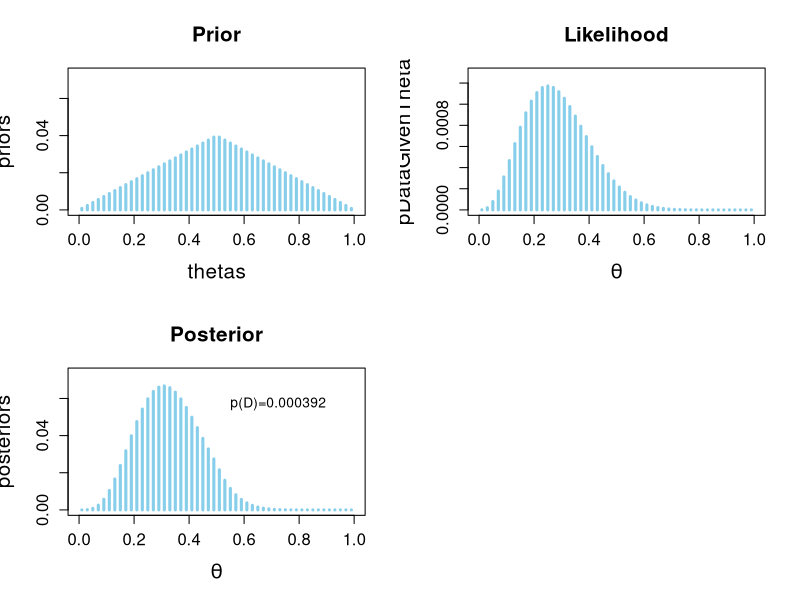
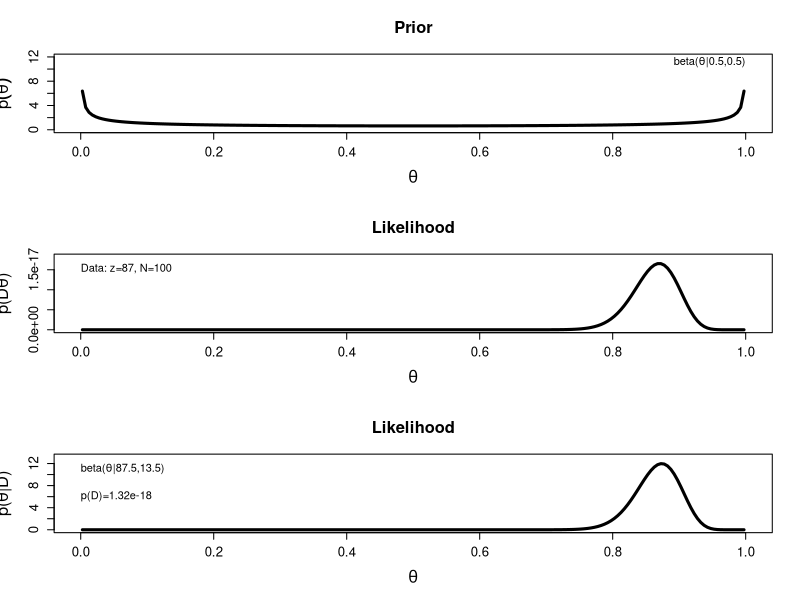
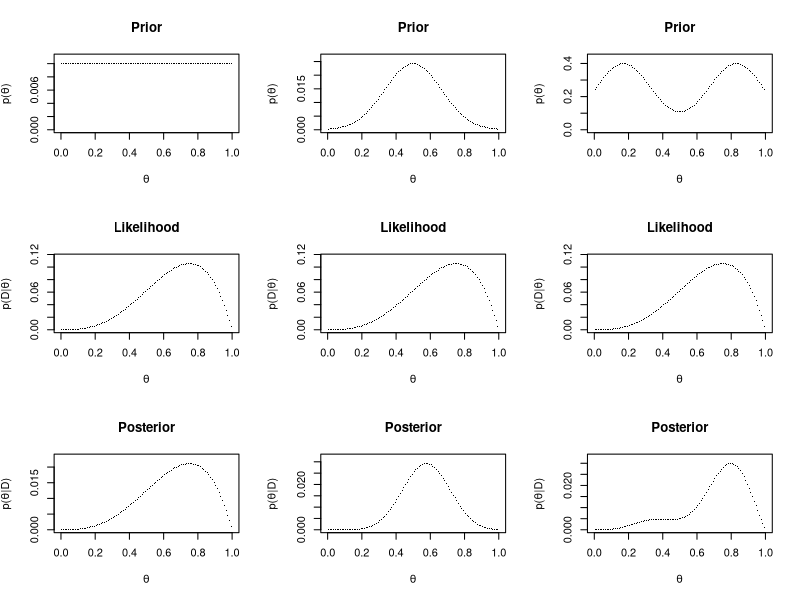

Write the R code that produced these figures, in order.
##---- Bayes Update
bayesUpdate <- function () {
    numThetas <- 50
    thetas <- seq(0.01, 0.99, len=numThetas)

    # make the probs triangular
    priors <- pmin(thetas, 1-thetas)
    priors <- priors / sum(priors)

    # 3 H 9 T
    data <- c(rep(1,3), rep(0,9))
    numHeads <- sum(data)
    numTails <- length(data) - numHeads

    # likelihood
    pDataGivenTheta = thetas^numHeads * (1-thetas)^numTails
    
    pData = sum(pDataGivenTheta*priors)
    posteriors = pDataGivenTheta * priors / pData

    par(mfrow=c(2,2))
    plot(thetas, priors, type="h", lwd=3, main="Prior",
         xlim=c(0,1), xlab=bquote(thetas),
         ylim=c(0,1.1*max(posteriors)), ylab=bquote(priors),
         cex.axis=1.2, cex.lab=1.5, cex.main=1.5, col="skyblue")

    # plot the likelihood
    plot(thetas, pDataGivenTheta, type="h", lwd=3, main="Likelihood",
     xlim=c(0,1), xlab=bquote(theta),
     ylim=c(0, 1.1*max(pDataGivenTheta)), ylab=bquote(pDataGivenTheta),
     cex.axis=1.2, cex.lab=1.5, cex.main=1.5, col="skyblue")
    
    # plot the posterior
    plot(thetas, posteriors, type="h", lwd=3, main="Posterior",
     xlim=c(0,1), xlab=bquote(theta),
     ylim=c(0, 1.1*max(posteriors)), ylab=bquote(posteriors),
     cex.axis=1.2, cex.lab=1.5, cex.main=1.5, col="skyblue")

    # show p(D)
    text(.55, .85*max(posteriors), cex=1.0, bquote("p(D)=" *.(signif(pData, 3))), adj=c(0,.5))
    
    par(mfrow=c(1,1))
}

bayesUpdate()

#----

##---- Bernoulli Beta
bernoulliBeta <- function (a=1, b=1) {
    par(mfrow=c(3, 1))
    N = 100
    data <- rbinom(N, 1, .8)
    z <- sum(data==1)

    posterior.param <- c(a+z, b+N-z)
    pData <- beta(posterior.param[1], posterior.param[2]) / beta(a, b)

    binwidth <- .005
    theta <- seq(from=binwidth/2, to=1-(binwidth/2), by=binwidth)
    pTheta <- dbeta(theta, a, b)

    # N flips, z Heads
    pDataGivenTheta <- theta^z * (1-theta)^(N-z)
    pThetaGivenData <- dbeta(theta, a+z, b+N-z)

    maxY <- max(c(pTheta, pThetaGivenData))

    # plot the prior
    plot(theta, pTheta, type="l", lwd=3, xlim=c(0,1), ylim=c(0, maxY), cex.axis=1.2,
         xlab=bquote(theta), ylab=bquote(p(theta)), cex.lab=1.5,
         main="Prior", cex.main=1.5)

    if (a > b) {
        textX <- 0
        textadj <- c(0,1)
    } else {
        textX <- 1
        textadj <- c(1,1)
    }

    text(textX, max(pThetaGivenData), bquote("beta("*theta*"|"*.(a)*","*.(b)*")" ),
         cex=1.0, adj=textadj)
    # plot the prior
    plot(theta, pDataGivenTheta, type="l", lwd=3, xlim=c(0,1), ylim=c(0, 1.1*max(pDataGivenTheta)),
         cex.axis=1.2, xlab=bquote(theta), ylab=bquote("p(D" * theta * ")"), cex.lab=1.5,
         main="Likelihood", cex.main=1.5)

    if (z>.5*N) {
        textX=0
        textadj=c(0,1)
    } else {
        textX = 1
        textadj = c(1,1)
    }
    text(textX , max(pDataGivenTheta) , cex=1.0 ,
         bquote("Data: z=" * .(z) * ", N=" * .(N) ), adj=textadj)

    # plot the posterior
    plot(theta, pThetaGivenData, type="l", lwd=3, xlim=c(0,1), ylim=c(0, 1.1*max(pThetaGivenData)),
         cex.axis=1.2, xlab=bquote(theta), ylab=bquote("p(" * theta * "|D)"), cex.lab=1.5,
         main="Likelihood", cex.main=1.5)

    if(a+z > b+N-z){
        textX=0
        textadj=c(0,1)
    } else {
        textX = 1
        textadj = c(1,1)
    }

    text(textX , max(pThetaGivenData) , cex=1.0,
         bquote("beta(" * theta * "|" * .(a+z) * "," * .(b+N-z) * ")") , adj=textadj)

    # P(D)
    text(textX, .75*max(pThetaGivenData), cex=1.0,
         bquote("p(D)=" * .(signif(pData, 3))), adj=c(0,2))

    par(mfrow=c(1,1))

    # mean of the posterior
    (z+a) / (N + a + b)
}

bernoulliBeta(.5, .5)
#----

##---- Discrete Bayes Update

bernoulliGrid <- function (thetas, priors, data) {
    z <- sum(data == 1)
    N <- length(data)

    pDataGivenTheta <- thetas^z*(1-thetas)^(N-z)
    pData <- sum(pDataGivenTheta * priors)

    pThetaGivenData <- pDataGivenTheta * priors / pData

    # plot prior
    plot(thetas, priors, pch=".", xlim=c(0,1), ylim=c(0, 1.1* max(priors)),
         main="Prior", xlab=bquote(theta), ylab=bquote("p(" * theta * ")"))
    # plot likelihood
    plot(thetas, pDataGivenTheta, pch=".", xlim=c(0,1), ylim=c(0, 1.1* max(pDataGivenTheta)),
         main="Likelihood", xlab=bquote(theta), ylab=bquote("p(D|" * theta * ")"))
    # plot posterior
    plot(thetas, pThetaGivenData, pch=".", xlim=c(0,1), ylim=c(0, 1.1* max(pThetaGivenData)),
         main="Posterior", xlab=bquote(theta), ylab=bquote("p(" * theta * "|D)"))
}

bernoulliGridSimu <- function () {
    binwidth <- 1/100
    thetas <- seq(binwidth/2, 1-binwidth/2, binwidth)
    
    # 3H 1T
    data <- c(rep(1, 3), rep(0, 1))

    # uniform distribution
    priors <- c(rep(1, length(thetas)))
    priors <- priors / sum(priors)

    par(mfcol=c(3, 3))
    bernoulliGrid(thetas, priors, data)

    # unimodal distribution
    priors <- sapply(seq(-3, 3, len=length(thetas)), dnorm)
    priors <- priors/sum(priors)
    bernoulliGrid(thetas, priors, data)

    # bimodal distribution
    priors <- sapply(seq(-3, 3, len=length(thetas)), function (x) { dnorm(x, mean=-2) })
    priors <- priors + sapply(seq(-3, 3, len=length(thetas)), function(x) { dnorm(x, mean=2) })
    bernoulliGrid(thetas, priors, data)
       
    par(mfcol=c(1,1))
}

bernoulliGridSimu()

#----
